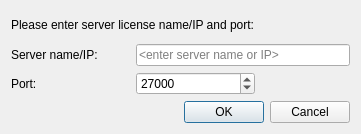
<?xml version="1.0" encoding="UTF-8"?>
<ui version="4.0">
 <class>rborrow_dialog</class>
 <widget class="QDialog" name="rborrow_dialog">
  <property name="geometry">
   <rect>
    <x>0</x>
    <y>0</y>
    <width>361</width>
    <height>134</height>
   </rect>
  </property>
  <property name="windowTitle">
   <string>Dialog</string>
  </property>
  <layout class="QGridLayout" name="gridLayout">
   <item row="2" column="0">
    <widget class="QLabel" name="labelPort">
     <property name="text">
      <string>Port:</string>
     </property>
    </widget>
   </item>
   <item row="2" column="1">
    <widget class="QSpinBox" name="spinBoxPort">
     <property name="maximum">
      <number>65535</number>
     </property>
     <property name="value">
      <number>27000</number>
     </property>
    </widget>
   </item>
   <item row="3" column="0" colspan="3">
    <widget class="QDialogButtonBox" name="buttonBox">
     <property name="orientation">
      <enum>Qt::Horizontal</enum>
     </property>
     <property name="standardButtons">
      <set>QDialogButtonBox::Cancel|QDialogButtonBox::Ok</set>
     </property>
    </widget>
   </item>
   <item row="2" column="2">
    <spacer name="horizontalSpacer">
     <property name="orientation">
      <enum>Qt::Horizontal</enum>
     </property>
     <property name="sizeHint" stdset="0">
      <size>
       <width>143</width>
       <height>20</height>
      </size>
     </property>
    </spacer>
   </item>
   <item row="1" column="1" colspan="2">
    <widget class="QLineEdit" name="lineEditServer">
     <property name="placeholderText">
      <string>&lt;enter server name or IP&gt;</string>
     </property>
    </widget>
   </item>
   <item row="1" column="0">
    <widget class="QLabel" name="labelServer">
     <property name="text">
      <string>Server name/IP:</string>
     </property>
    </widget>
   </item>
   <item row="0" column="0" colspan="2">
    <widget class="QLabel" name="label">
     <property name="text">
      <string>Please enter server license name/IP and port:</string>
     </property>
    </widget>
   </item>
  </layout>
 </widget>
 <resources/>
 <connections>
  <connection>
   <sender>buttonBox</sender>
   <signal>accepted()</signal>
   <receiver>rborrow_dialog</receiver>
   <slot>accept()</slot>
   <hints>
    <hint type="sourcelabel">
     <x>248</x>
     <y>254</y>
    </hint>
    <hint type="destinationlabel">
     <x>157</x>
     <y>274</y>
    </hint>
   </hints>
  </connection>
  <connection>
   <sender>buttonBox</sender>
   <signal>rejected()</signal>
   <receiver>rborrow_dialog</receiver>
   <slot>reject()</slot>
   <hints>
    <hint type="sourcelabel">
     <x>316</x>
     <y>260</y>
    </hint>
    <hint type="destinationlabel">
     <x>286</x>
     <y>274</y>
    </hint>
   </hints>
  </connection>
 </connections>
</ui>
